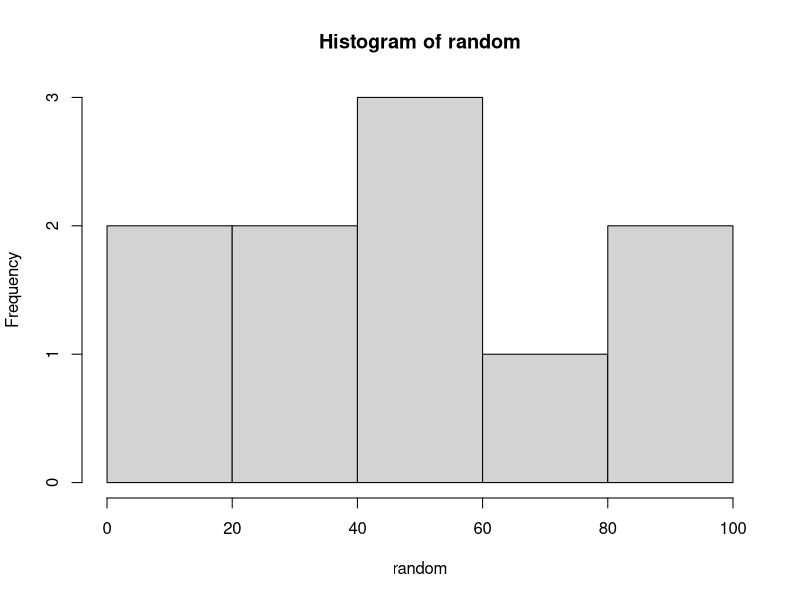
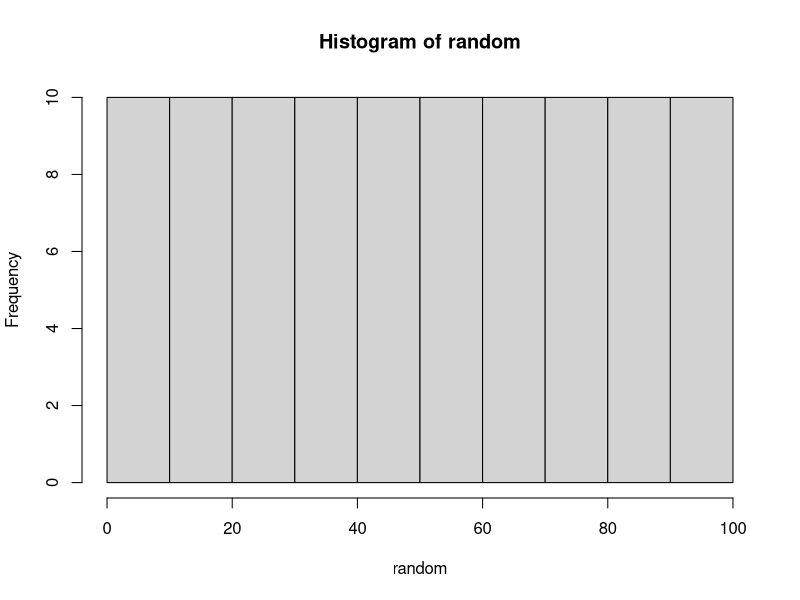
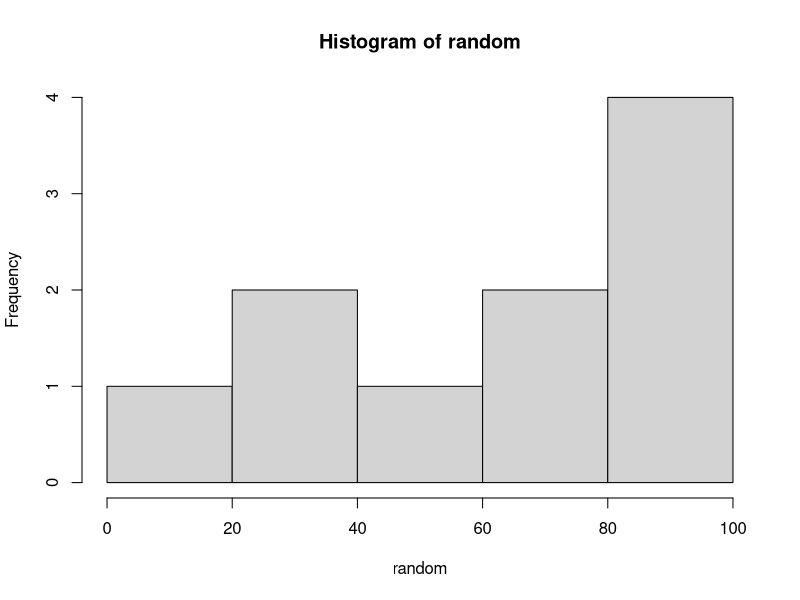
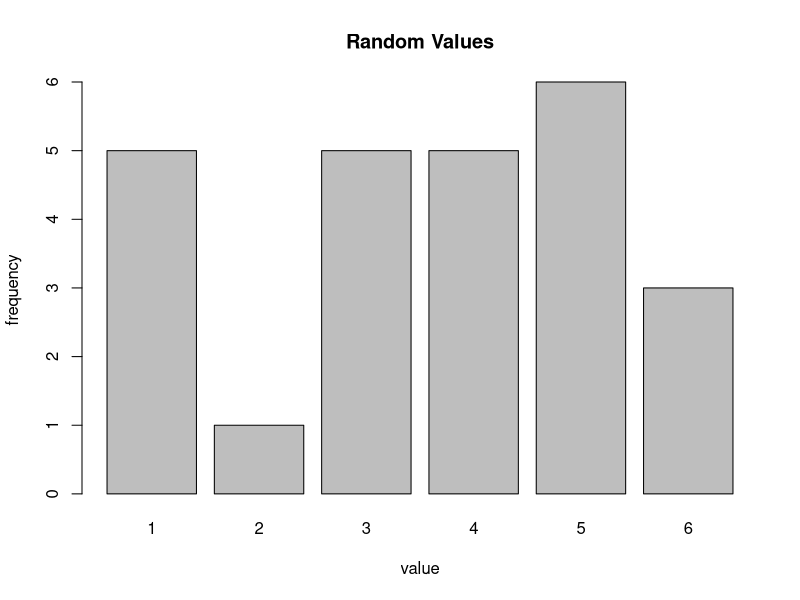
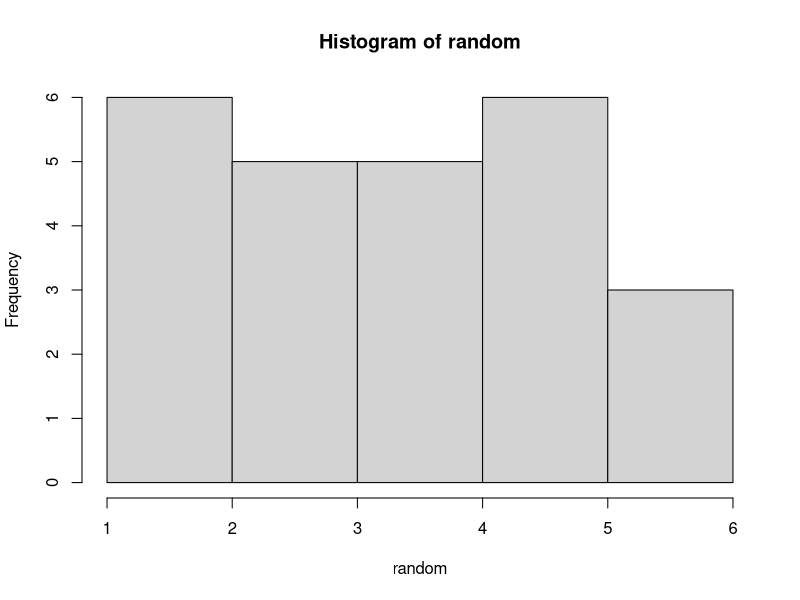
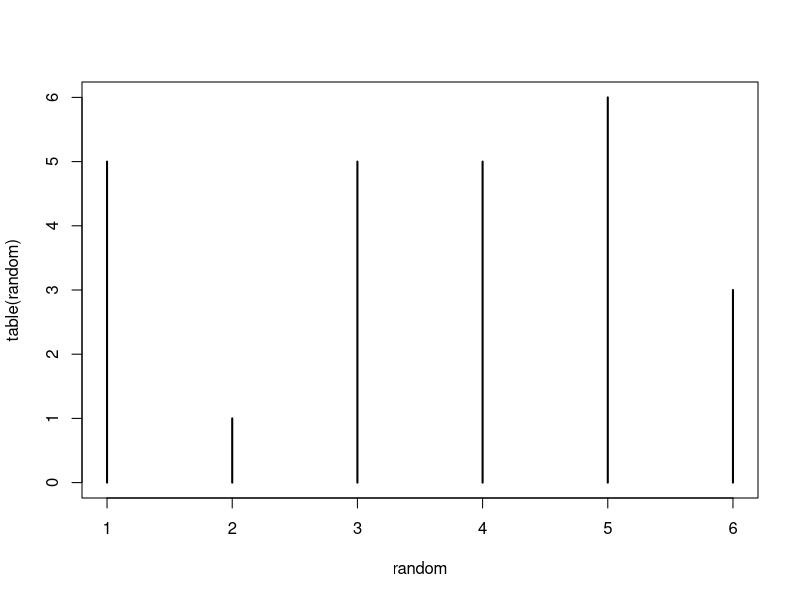
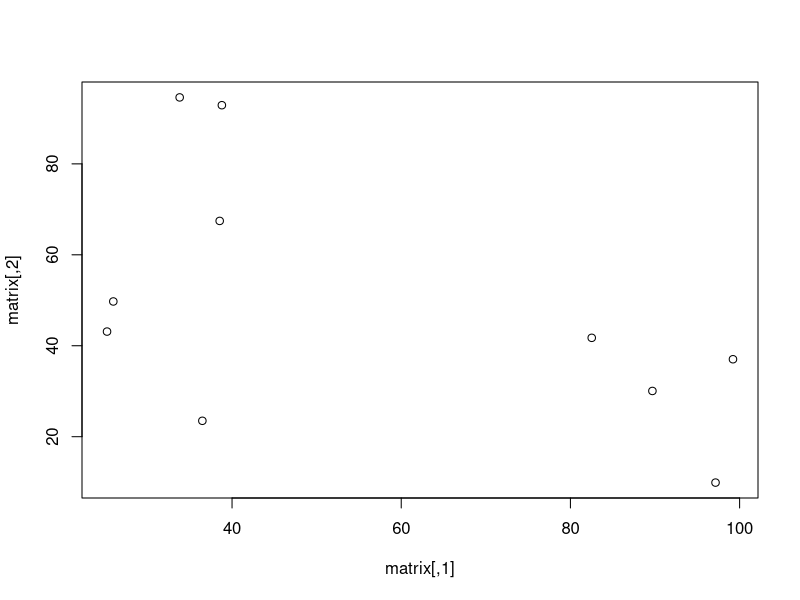
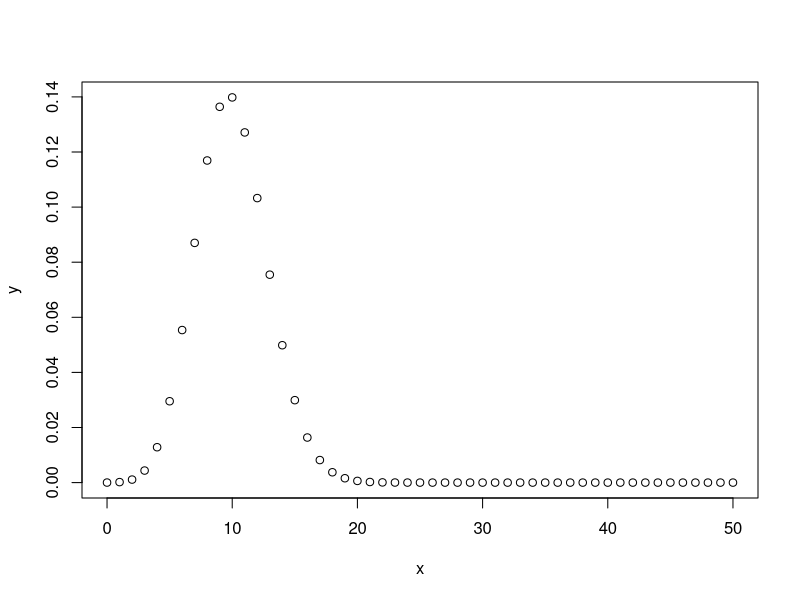

Write the R code that produced these figures, in order.
################################################################################
# Introduction to R
# VIA: Odum Institute for Research in Social Science
#      University of North Carolina at Chapel Hill
################################################################################

# Helpful hint: Use cmd + return to run the line of code you are on

# Values, aka variables
x <- 1
x
x = 2
x



# The c() command
vector = c(1, 2, 3, 4, 5)
vector

# RStudio wants to help
help('c')

# Sequences
# This makes a sequence from 0 to 10, increasing by 1 each time.
sequence = 0:10
# This makes a sequence from 1 to 10, increasing by 2 each time
sequence2 = seq(0, 10, by = 2) 
sequence
sequence2
# This uses c() to repeat the pattern "1, 2, 3" 8 times.
repetition = rep(c(1, 2, 3), times = 8)
repetition

# Helpful hint: Use cmd + return to run the snippet of code you are currently highlighting
# Helpful hint: you can clear your console by pressing ctrl + l

# Referencing vector elements
# This displays the 4th element in sequence.
# Using '.' in the variable name works in R but not most languages
element.4 = sequence[4]
element.4
# This uses c() to reference multiple elements. 
element.4.and.6 = sequence[c(4, 6)]
element.4.and.6
# This makes a sequence with all of the elements of sequence
# except the 3rd element.
no.3rd.element = sequence[-3]
no.3rd.element
# Drawing samples
sample(sequence, 20, replace = TRUE) # Replace means values can repeat
sample(sequence, 10, replace = FALSE) # No repeating values

# Matrices
# This makes a 3 x 3 matrix with the numbers 1 through 9, entering by columns. Notice the use of the colon :
matrix = matrix(1:9, nrow = 3, ncol = 3, byrow = TRUE)
matrix
# Still use square brackets to reference elements. This references the element in row 2, column 2.
row2.col2 = matrix[2, 2]
row2.col2
# This references the entire third row.
row.3 = matrix[3, ]
row.3

# Some basic functions
# Calculate the minimum, maximum, mean, median, and 25th and 75th percentiles of sequence.
min(sequence)
max(sequence)
mean(sequence)
median(sequence)
# Quantiles are cutpoints dividing a set of observations into equal sized groups. 
# There are one fewer quantiles than the number of groups created. 
# Thus quartiles are the 3 cut points that will divide a dataset into four equal-size groups.
quantile(sequence, .25)
quantile(sequence, .75)
# Or we could just use the summary() function
summary(sequence)
# Two more: variance and standard deviation
var(sequence)
sd(sequence)

# Generating random values
random = runif(1)
random
# Get a vector of 4 numbers
random = runif(4)
random
# Get a vector of 3 numbers from 0 to 100
random = runif(3, min=0, max=100)
random
# Get 10 integers from 0 to 100
# Use max=101 because it will never actually equal 101
random = floor(runif(10, min=0, max=101))
sort(random)
hist(random)
# To generate integers WITHOUT replacement, aka repetition
random = sample(1:100, 100, replace=FALSE)
sort(random)
hist(random)
# To generate any number of integers with replacement
random = sample(1:100, 10, replace=TRUE)
sort(random)
hist(random)

random = sample(1:6, 25, replace=TRUE)
# table() takes is a vector of factors, and calculates the frequency that each factor occurs.
table(random)
barplot(table(random), main="Random Values", xlab="value", ylab="frequency")
hist(random)
plot(table(random))

random = runif(20, min=0, max=100)
matrix = matrix(random, nrow = 10, ncol = , byrow = TRUE)
matrix
plot(matrix)


# Creating functions
# This function requires one argument, a vector, called "the.vector" here.
average = function(the.vector){ # Start the function
  S = sum(the.vector) # Step one: Take the sum of all elements in the.vector.
  L = length(the.vector) # Step two: Find no. of elements in the.vector.
  A = S/L # Divide to get the average.
  return(A) # Only return the final result.
} # Close the function.
# Check to make sure it works.
mean(sequence)
average(sequence)



# Probability distributions
# Use the cdf to calculate the probability a random draw will be less than a given number.
pnorm(1.645)
dnorm(1.5) # Use the pdf to calculate density.
qnorm(.95) # Use the quantile function to calculate quantiles from p-values.
rnorm(10) # Random draws
#Binomial example
trials = 50 # 50 trials
x = seq(0, trials, by = 1) 
y = dbinom(x, trials, .2) # n = 50, p = .2.
plot(x, y)
y = dbinom(x, trials, .6) # n = 50, p = .6.
plot(x, y)
z = rbinom(100, trials, .2) # Draw 100 values from a binomial with n = 50, p = .2.
plot(density(z)) # Plot the density of those draws.

# set.seed() allows for random numbers to be the same each time you run a script 
set.seed(123456)
rnorm(10)
